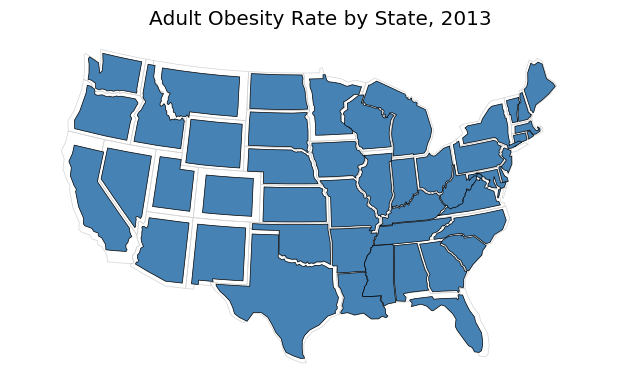

Python code for this plot:
import sys; sys.path.insert(0, '../')
import pandas as pd
import geopandas as gpd
import geoplot as gplt
import geoplot.crs as ccrs
import matplotlib.pyplot as plt


# This example inspired by:
# https://bl.ocks.org/mbostock/4055908


# Shape the data.
obesity = pd.read_csv("../../data/obesity/obesity_by_state.tsv", sep='\t')
usa = gpd.read_file("../../data/united_states/usa.geojson")
continental_usa = usa[~usa['adm1_code'].isin(['USA-3517', 'USA-3563'])]
continental_usa['State'] = [
    'Minnesota', 'Montana', 'North Dakota', 'Idaho', 'Washington', 'Arizona',
    'California', 'Colorado', 'Nevada', 'New Mexico', 'Oregon', 'Utah', 'Wyoming',
    'Arkansas', 'Iowa', 'Kansas', 'Missouri', 'Nebraska', 'Oklahoma', 'South Dakota',
    'Louisiana', 'Texas', 'Connecticut', 'Massachusetts', 'New Hampshire',
    'Rhode Island', 'Vermont', 'Alabama', 'Florida', 'Georgia', 'Mississippi',
    'South Carolina', 'Illinois', 'Indiana', 'Kentucky', 'North Carolina', 'Ohio',
    'Tennessee', 'Virginia', 'Wisconsin', 'West Virginia', 'Delaware', 'District of Columbia',
    'Maryland', 'New Jersey', 'New York', 'Pennsylvania', 'Maine', 'Michigan'
]
continental_usa['Obesity Rate'] = continental_usa['State'].map(
    lambda state: obesity.query("State == @state").iloc[0]['Percent']
)


# Plot the data.
ax = gplt.cartogram(continental_usa, scale='Obesity Rate',
                    projection=ccrs.AlbersEqualArea(central_longitude=-98, central_latitude=39.5),
                    limits=(0.75, 1),
                    linewidth=0.5, facecolor='steelblue', trace_kwargs={'linewidth': 0.5})
ax.set_ylim((-1597757.3894385984, 1457718.4893930717))
plt.title("Adult Obesity Rate by State, 2013")
plt.savefig("obesity.png", bbox_inches='tight', pad_inches=0.1)